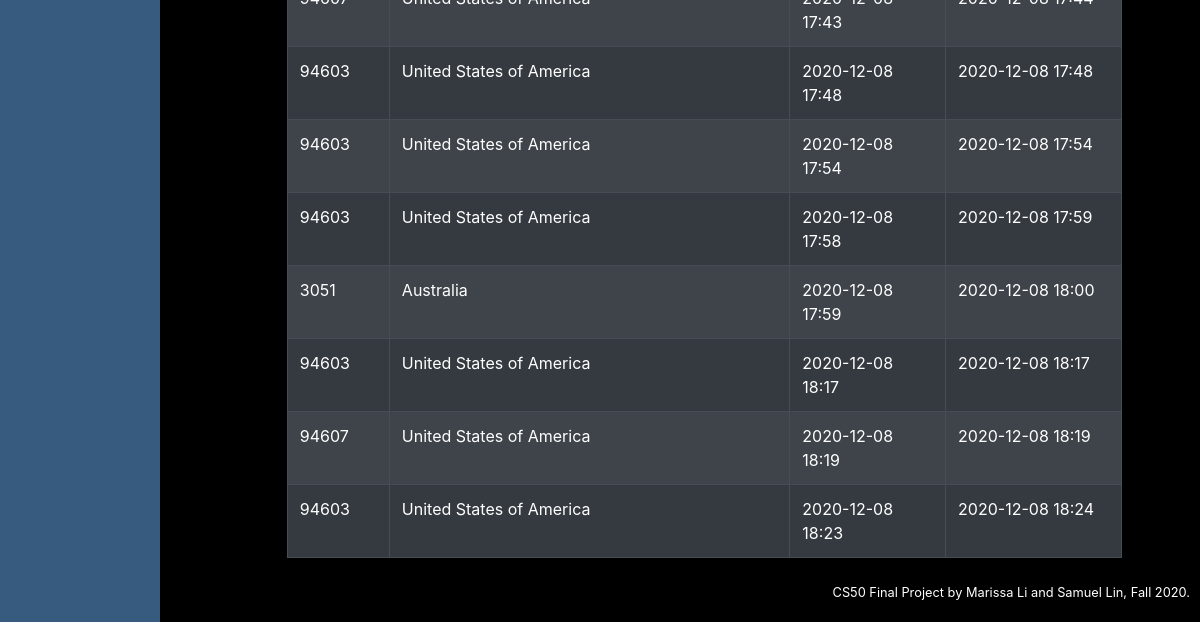
Page / (signed in, lower part) on the earlier database version.
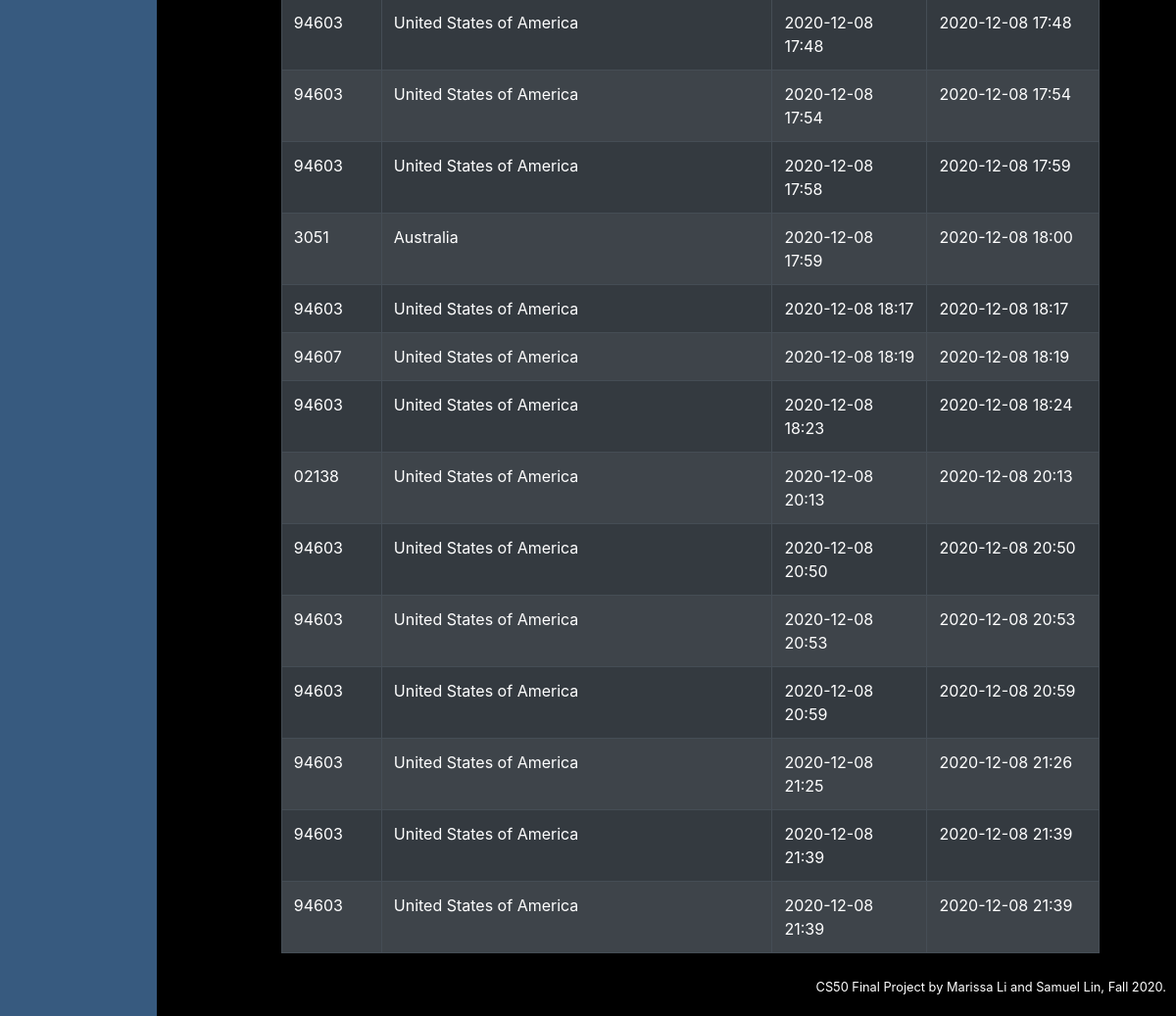
Same page on the later database version.
### tables this page shows
CREATE TABLE 'timeplaces' (username TEXT NOT NULL, zipcode TEXT NOT NULL, country TEXT NOT NULL,'requesttime' DATETIME,'timestamp' DATETIME);

### application.py (the view)
@app.route("/")
@login_required
def index():
    cur1.execute("SELECT * FROM timeplaces WHERE username = ? ORDER BY timestamp", (session["username"],))
    search_history = cur1.fetchall()
    return render_template("index.html", search_history=search_history)

### application.py (called while the page is built)
@app.after_request
def after_request(response):
    response.headers["Cache-Control"] = "no-cache, no-store, must-revalidate"
    response.headers["Expires"] = 0
    response.headers["Pragma"] = "no-cache"
    return response

### helpers.py (called while the page is built)
def login_required(f):
    @wraps(f)
    def decorated_function(*args, **kwargs):
        if session.get("user_id") is None:
            return redirect("/login")
        return f(*args, **kwargs)
    return decorated_function

### templates/index.html (shortened to what this page needs)
{% extends "layout.html" %}
{% block main %}
<form>
    <table class="table table-bordered table-hover table-striped table-dark">
        <tbody>
        {% for item in search_history %}
          <tr>
            <td>{{ item[1] }}</td>
            <td>{{ item[2] }}</td>
            <td>{{ item[3][0:16] }}</td>
            <td>{{ item[4][0:16] }}</td>
          </tr>
        {% endfor %}
        </tbody>
      </table>
</form>
{% endblock %}

### templates/layout.html (shortened to what this page needs)
<!DOCTYPE html>
<html lang="en">
    <head>
        <link rel="stylesheet" href="https://cdn.jsdelivr.net/npm/bootstrap@4.5.3/dist/css/bootstrap.min.css">
        <link href="/static/styles.css" rel="stylesheet">
    </head>
    <body>
        <div class="sidenav">
        </div>
        <main class="container p-5">
            {% block main %}{% endblock %}
        </main>
        <footer class="small text-center text-muted">
            CS50 Final Project by Marissa Li and Samuel Lin, Fall 2020.
        </footer>
    </body>
</html>

### static/styles.css (style rules this page uses)
body { background-color: #000000; }
footer { position: fixed; right: 10px; bottom: 20px; z-index: -5; }
form, footer, .cat, table { padding-left: 20%; padding-top: 20%; }
.text-muted, .username-label { color: white!important; }
.sidenav { background-color: #375a7f; height: 100%; width: 160px; position: fixed; z-index: 1; top: 0; left: 0; overflow-x: hidden; padding-top: 20px; }

Differences in the rows shown:
added timeplaces: zipcode "02138", country "United States of America", requesttime "2020-12-08 20:13", timestamp "2020-12-08 20:13"
added timeplaces: zipcode "94603", country "United States of America", requesttime "2020-12-08 20:50", timestamp "2020-12-08 20:50"
added timeplaces: zipcode "94603", country "United States of America", requesttime "2020-12-08 20:53", timestamp "2020-12-08 20:53"
added timeplaces: zipcode "94603", country "United States of America", requesttime "2020-12-08 20:59", timestamp "2020-12-08 20:59"
added timeplaces: zipcode "94603", country "United States of America", requesttime "2020-12-08 21:25", timestamp "2020-12-08 21:26"
added timeplaces: zipcode "94603", country "United States of America", requesttime "2020-12-08 21:39", timestamp "2020-12-08 21:39"
added timeplaces: zipcode "94603", country "United States of America", requesttime "2020-12-08 21:39", timestamp "2020-12-08 21:39"
